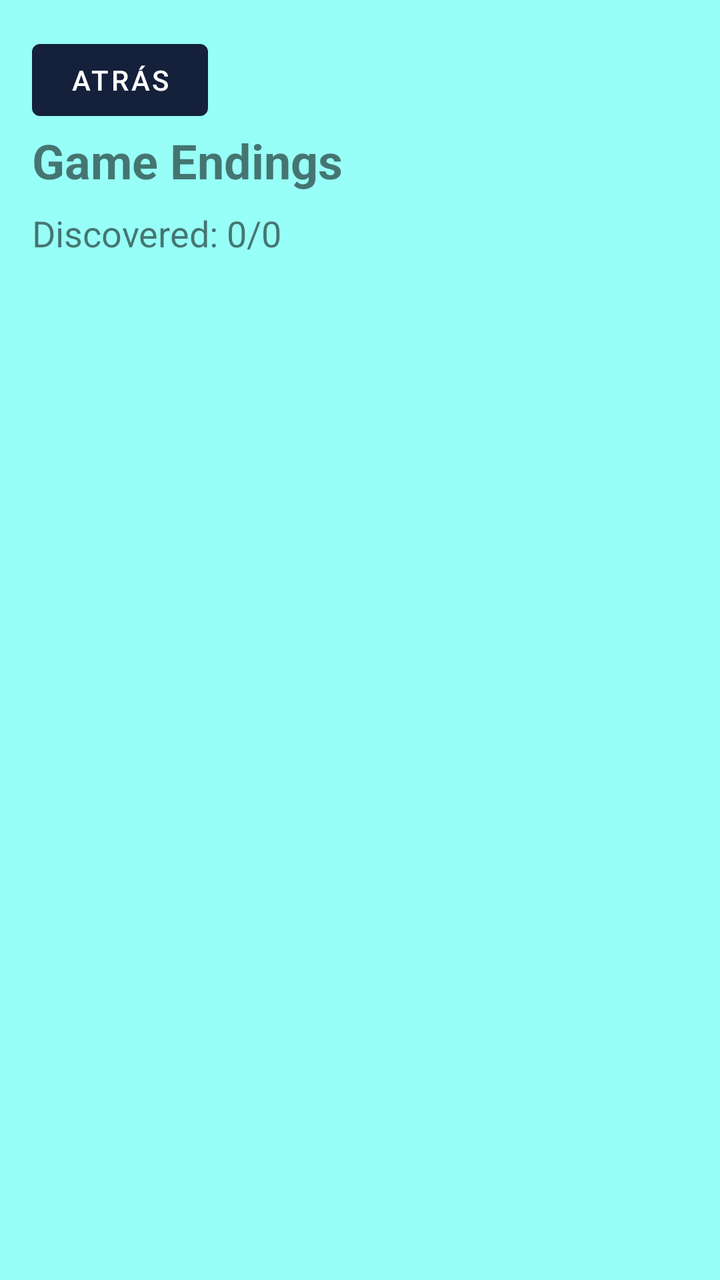
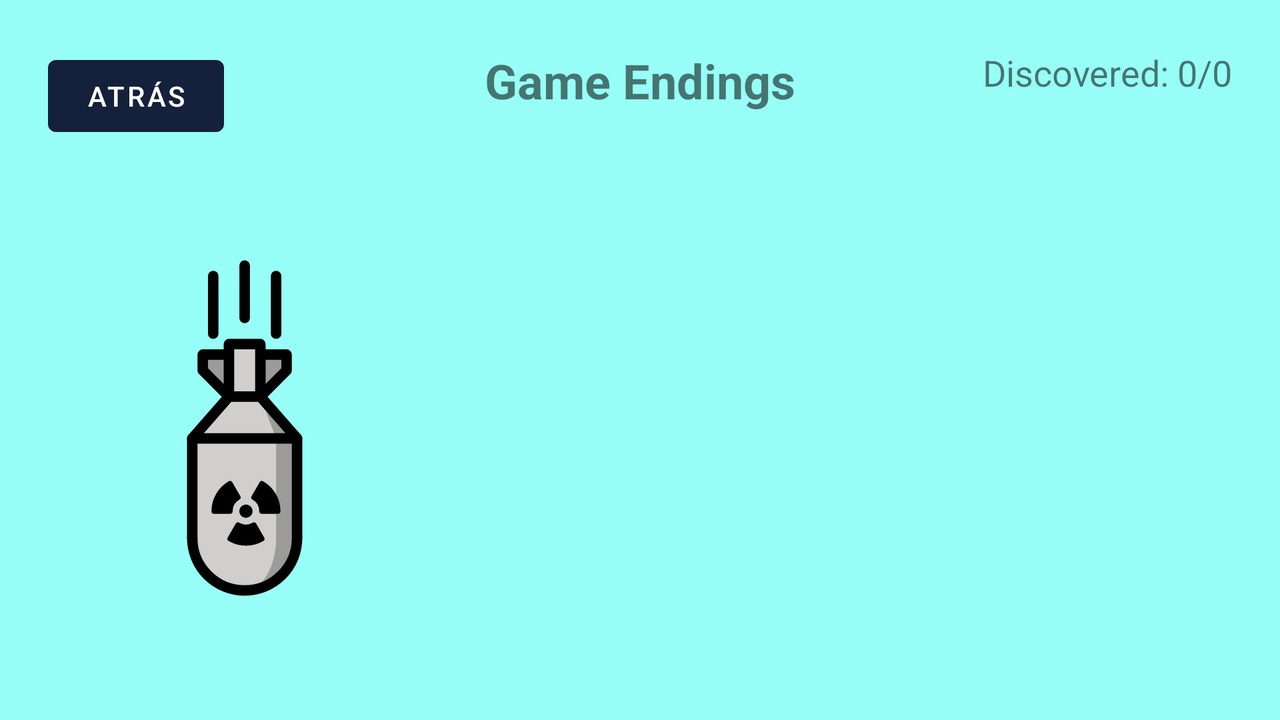

The same Android screen from two of the app's own layout files: first res/layout/ as a phone draws it, then the repository's variant for another configuration, drawn on a device whose configuration selects that folder. Both files follow.
<!-- AndroidManifest.xml: application theme Theme.MyApp -->
<!-- res/layout/activity_endings.xml -->
<?xml version="1.0" encoding="utf-8"?>
<LinearLayout xmlns:android="http://schemas.android.com/apk/res/android"
    android:layout_width="match_parent"
    android:layout_height="match_parent"
    android:orientation="vertical"
    android:padding="16dp">

    <Button
        android:id="@+id/btnBackToMain"
        android:layout_width="wrap_content"
        android:layout_height="wrap_content"
        android:text="@string/atras" />

    <TextView
        android:layout_width="match_parent"
        android:layout_height="wrap_content"
        android:text="Game Endings"
        android:textSize="24sp"
        android:textStyle="bold"
        android:layout_marginBottom="8dp" />

    <TextView
        android:id="@+id/discovered_count_text_view"
        android:layout_width="match_parent"
        android:layout_height="wrap_content"
        android:text="Discovered: 0/0"
        android:textSize="18sp"
        android:layout_marginBottom="16dp" />

    <androidx.recyclerview.widget.RecyclerView
        android:id="@+id/endings_recycler_view"
        android:layout_width="match_parent"
        android:layout_height="match_parent" />


</LinearLayout>
<!-- resources referenced by this layout -->
<resources>
  <string name="atras">Atrás</string>
  <style name="Theme.MyApp" parent="Theme.MaterialComponents.DayNight.NoActionBar">
          <item name="colorPrimary">@color/colorPrimary</item>
          <item name="colorPrimaryVariant">@color/colorPrimaryVariant</item>
          <item name="colorOnPrimary">@color/colorOnPrimary</item>
          <item name="colorSecondary">@color/colorSecondary</item>
          <item name="colorOnSecondary">@color/colorOnSecondary</item>
          <item name="android:windowBackground">@color/background</item> 
      </style>
  <color name="colorPrimary">#15203A</color>
  <color name="colorPrimaryVariant">#357ABD</color>
  <color name="colorOnPrimary">#FFFFFF</color>
  <color name="colorSecondary">#6CB9FF</color>
  <color name="colorOnSecondary">#FFFFFF</color>
  <color name="background">#C97BFFF5</color>
</resources>
<!-- res/layout-land/activity_endings.xml (the repository's variant of the layout above) -->
<!-- drawn on the phone turned sideways -->
<?xml version="1.0" encoding="utf-8"?>
<androidx.constraintlayout.widget.ConstraintLayout xmlns:android="http://schemas.android.com/apk/res/android"
    xmlns:app="http://schemas.android.com/apk/res-auto"
    android:layout_width="match_parent"
    android:layout_height="match_parent"
    android:padding="16dp">

    <Button
        android:id="@+id/btnBackToMain"
        android:layout_width="wrap_content"
        android:layout_height="wrap_content"
        android:text="@string/atras"
        android:layout_marginStart="8dp"
        android:layout_marginTop="8dp"
        app:layout_constraintStart_toStartOf="parent"
        app:layout_constraintTop_toTopOf="parent" />

    <TextView
        android:id="@+id/endings_title"
        android:layout_width="wrap_content"
        android:layout_height="wrap_content"
        android:text="Game Endings"
        android:textSize="24sp"
        android:textStyle="bold"
        android:layout_marginTop="8dp"
        app:layout_constraintStart_toStartOf="parent"
        app:layout_constraintEnd_toEndOf="parent"
        app:layout_constraintTop_toTopOf="parent" />

    <TextView
        android:id="@+id/discovered_count_text_view"
        android:layout_width="wrap_content"
        android:layout_height="wrap_content"
        android:text="Discovered: 0/0"
        android:textSize="18sp"
        android:layout_marginEnd="8dp"
        android:layout_marginTop="8dp"
        app:layout_constraintEnd_toEndOf="parent"
        app:layout_constraintTop_toTopOf="parent" />

    <androidx.constraintlayout.widget.Guideline
        android:id="@+id/vertical_guideline"
        android:layout_width="wrap_content"
        android:layout_height="wrap_content"
        android:orientation="vertical"
        app:layout_constraintGuide_percent="0.35" />

    
    <ImageView
        android:id="@+id/atom_bomb_image"
        android:layout_width="0dp"
        android:layout_height="0dp"
        android:layout_marginTop="24dp"
        android:layout_marginStart="12dp"
        android:layout_marginEnd="12dp"
        android:layout_marginBottom="12dp"
        android:src="@drawable/ic_atom_bomb"
        android:scaleType="fitCenter"
        android:contentDescription="Atom bomb image"
        app:layout_constraintTop_toBottomOf="@id/btnBackToMain"
        app:layout_constraintBottom_toBottomOf="parent"
        app:layout_constraintStart_toStartOf="parent"
        app:layout_constraintEnd_toStartOf="@id/vertical_guideline" />

    
    <androidx.recyclerview.widget.RecyclerView
        android:id="@+id/endings_recycler_view"
        android:layout_width="0dp"
        android:layout_height="0dp"
        android:layout_marginStart="12dp"
        android:layout_marginEnd="12dp"
        android:layout_marginTop="24dp"
        android:layout_marginBottom="12dp"
        android:clipToPadding="false"
        android:paddingVertical="4dp"
        app:layout_constraintTop_toBottomOf="@id/endings_title"
        app:layout_constraintBottom_toBottomOf="parent"
        app:layout_constraintStart_toEndOf="@id/vertical_guideline"
        app:layout_constraintEnd_toEndOf="parent" />

</androidx.constraintlayout.widget.ConstraintLayout>
<!-- resources referenced by the variant -->
<!-- as the phone turned sideways resolves them -->
<resources>
  <!-- drawable ic_atom_bomb: vector/xml drawable (drawable, 3637 chars, omitted) -->
  <string name="atras">Atrás</string>
  <style name="Theme.MyApp" parent="Theme.MaterialComponents.DayNight.NoActionBar">
          <item name="colorPrimary">@color/colorPrimary</item>
          <item name="colorPrimaryVariant">@color/colorPrimaryVariant</item>
          <item name="colorOnPrimary">@color/colorOnPrimary</item>
          <item name="colorSecondary">@color/colorSecondary</item>
          <item name="colorOnSecondary">@color/colorOnSecondary</item>
          <item name="android:windowBackground">@color/background</item> 
      </style>
  <color name="colorPrimary">#15203A</color>
  <color name="colorPrimaryVariant">#357ABD</color>
  <color name="colorOnPrimary">#FFFFFF</color>
  <color name="colorSecondary">#6CB9FF</color>
  <color name="colorOnSecondary">#FFFFFF</color>
  <color name="background">#C97BFFF5</color>
</resources>
